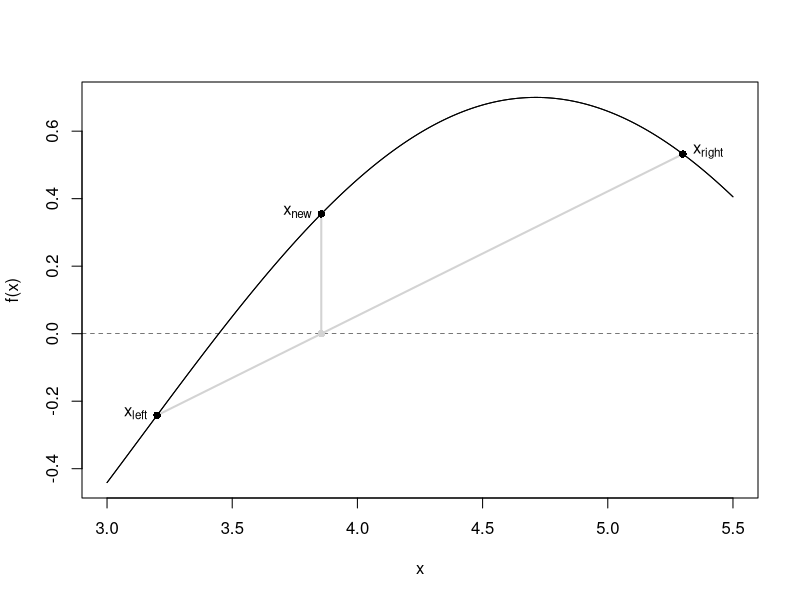

Here is the R script that generated this plot:
x = seq(3, 5.5, length = 200)
f = function(x) sin(x) * -1 - 0.3

png('figure_man/regula_falsi.png', width = 480, height = 320)

plot(f(x) ~ x, type = "l")
x1 = 3.2; x2 = 5.3
lines(c(x1, x2), c(f(x1), f(x2)), lwd = 2, col = "lightgray")
text(x1, f(x1), expression(x[left]), pos = 2)
text(x2, f(x2), expression(x[right]), pos = 4)
x3 = x2 + f(x2) / (f(x2) - f(x1)) * (x1 - x2)
x4 = x3 + f(x3) / (f(x3) - f(x1)) * (x1 - x3)
lines(c(x3, x3), c(0, f(x3)), lwd = 2, col = "lightgray")
#lines(c(x4, x4), c(0, f(x4)), lwd = 2, col = "lightgray")
#lines(c(x1, x3), c(f(x1), f(x3)), lwd = 2, col = "lightgray")
#lines(c(x1, x4), c(f(x1), f(x4)), lwd = 2, col = "lightgray")
lines(f(x) ~ x)
points(x3, f(x3), pch = 16)
#points(x4, f(x4), pch = 16)
abline(h = 0, lty = 2, lwd = 0.5)
points(x3, 0, pch = 16, col = "lightgray")
points(c(x1, x2), c(f(x1), f(x2)), pch = 16)
text(x3, f(x3), expression(x[new]), pos = 2)
#text(x4, f(x4), expression(x^(4)), pos = 2)

dev.off()